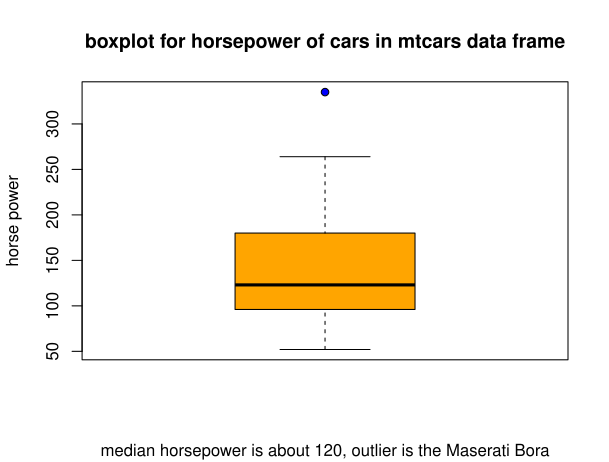

Write R code to recreate this figure.
"""Create boxplot for horspower of cars in mtcars data frame"""

boxplot(mtcars$hp,
        main="Boxplot for Horsepower of Cars in mtcars Data Frame",
        sub="median horsepower is about 120, outlier is the Maserati Bora",
        ylab="horse power", 
        col="orange",
        outbg="blue",
        outpch=21)
